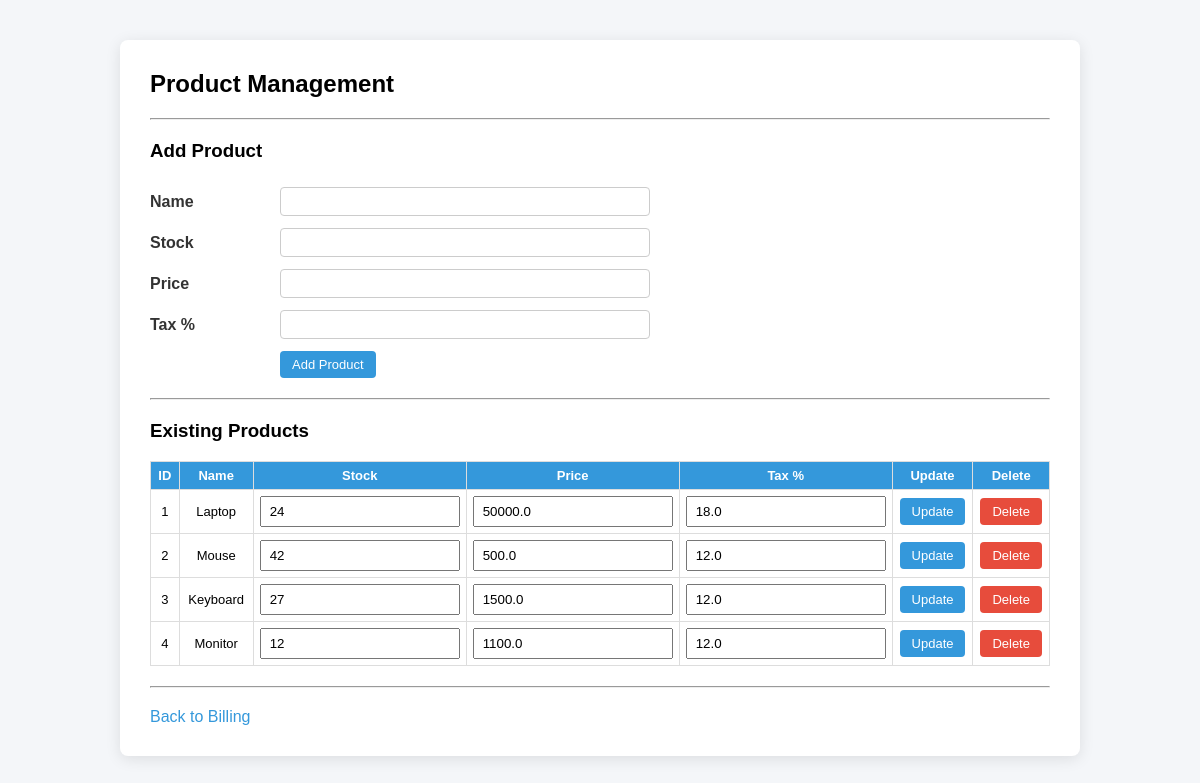
Screenshot of /products/ with the database file from the repository.
### app/models.py (models this page shows)
class Product(Base):
    __tablename__ = "products"
    id = Column(Integer, primary_key=True, index=True)
    name = Column(String, nullable=False)
    stock = Column(Integer, nullable=False)
    price = Column(Float, nullable=False)
    tax_percentage = Column(Float, nullable=False)
    items = relationship("PurchaseItem", back_populates="product")

### app/routers/product_router.py (the view)
@router.get("/", response_class=HTMLResponse)
def list_products(request: Request, db: Session = Depends(get_db)):
    products = db.query(Product).all()
    return templates.TemplateResponse("products.html", {
        "request": request,
        "products": products
    })

### app/templates/products.html (shortened to what this page needs)
{% extends "base.html" %}
{% block content %}
<h2>Product Management</h2>
<hr>
<h3>Add Product</h3>
<form method="post" action="/products/add" class="section bootstrap-form">
    <div class="form-row">
        <label>Name</label>
        <input type="text" name="name" required>
    </div>
    <div class="form-row">
        <label>Stock</label>
        <input type="number" name="stock" required>
    </div>
    <div class="form-row">
        <label>Price</label>
        <input type="number" step="0.01" name="price" required>
    </div>
    <div class="form-row">
        <label>Tax %</label>
        <input type="number" step="0.01" name="tax_percentage" required>
    </div>
    <div class="form-row">
        <button type="submit">Add Product</button>
    </div>
</form>
<hr>
<h3>Existing Products</h3>
<table>
<tr>
    <th style="width:50px;">ID</th>
    <th style="width:130px;">Name</th>
    <th style="width:80px;">Stock</th>
    <th style="width:100px;">Price</th>
    <th style="width:80px;">Tax %</th>
    <th style="width:90px;">Update</th>
    <th style="width:90px;">Delete</th>
</tr>
{% for p in products %}
<tr>
    <td>{{ p.id }}</td>
    <td>{{ p.name }}</td>
    <td>
        <form method="post" action="/products/update/{{ p.id }}">
            <input type="number" name="stock" value="{{ p.stock }}">
    </td>
    <td>
            <input type="number" step="0.01" name="price" value="{{ p.price }}">
    </td>
    <td>
            <input type="number" step="0.01" name="tax_percentage" value="{{ p.tax_percentage }}">
    </td>
    <td>
            <button type="submit">Update</button>
    </td>
    <td>
        <form method="post" action="/products/delete/{{ p.id }}">
            <button type="submit" style="background-color:#e74c3c;">
                Delete
            </button>
        </form>
    </td>
</tr>
{% endfor %}
</table>
<hr>
<a href="/">Back to Billing</a>
{% endblock %}

### app/templates/base.html (style rules this page uses)
body { font-family: Arial, sans-serif; background-color: #f4f6f9; margin: 0; }
h1, h2, h3 { margin-top: 0; }
.section { margin-top: 25px; }
.form-row { display: flex; align-items: center; gap: 10px; margin-bottom: 10px; }
input[type="email"], input[type="number"], select { padding: 6px 8px; width: 200px; }
button { padding: 6px 12px; background-color: #3498db; color: white; border: none; border-radius: 4px; cursor: pointer; font-size: 13px; }
table { width: 100%; border-collapse: collapse; margin-top: 10px; }
th, td { border: 1px solid #ddd; padding: 6px; text-align: center; vertical-align: middle; font-size: 13px; }
th { background-color: #3498db; color: white; }
table input { width: 65px; padding: 4px; box-sizing: border-box; }
td form { display: inline-block; margin: 0; }
.bootstrap-form { max-width: 500px; }
.bootstrap-form .form-row { display: flex; align-items: center; margin-bottom: 12px; }
.bootstrap-form label { width: 120px; font-weight: 600; color: #333; }
.bootstrap-form input { flex: 1; padding: 6px 8px; border: 1px solid #ccc; border-radius: 4px; }
hr { margin: 20px 0; }
a { color: #3498db; text-decoration: none; }

### rows the page displays
Product: id "1", name "Laptop", stock "24", price "50000.0", tax_percentage "18.0"
Product: id "2", name "Mouse", stock "42", price "500.0", tax_percentage "12.0"
Product: id "3", name "Keyboard", stock "27", price "1500.0", tax_percentage "12.0"
Product: id "4", name "Monitor", stock "12", price "1100.0", tax_percentage "12.0"
